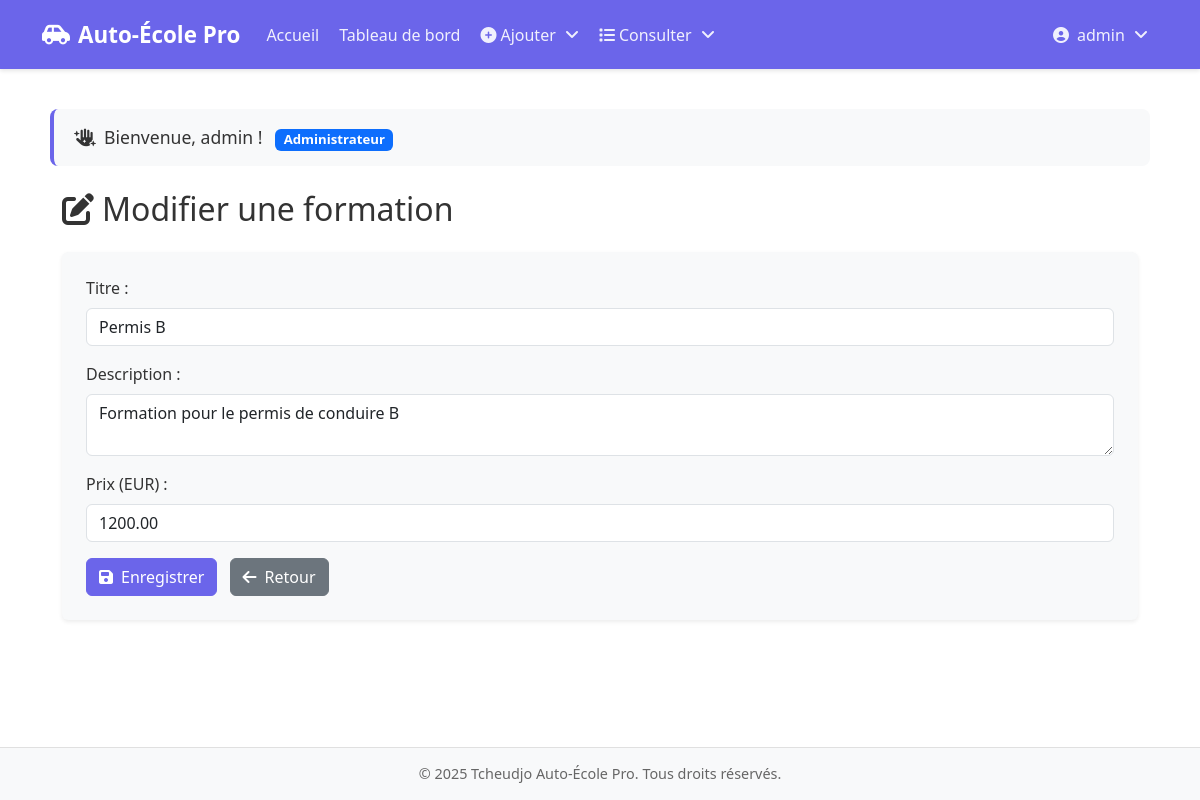
The page /Vue/modifierFormation.php?id=1 (signed in) on the database its author committed.
### tables this page shows
CREATE TABLE formations (
                            id INT AUTO_INCREMENT PRIMARY KEY,
                            titre VARCHAR(255) NOT NULL,
                            description TEXT,
                            prix DECIMAL(10, 2) NOT NULL,
                            date_debut DATE,
                            date_fin DATE
);

### Controller/FormationController.php (called while the page is built, shortened)
<?php
class FormationController {
    private $pdo;
    public function __construct() {
        try {
            $this->pdo = new PDO(DNS, USER, PASSWORD);
            $this->pdo->setAttribute(PDO::ATTR_ERRMODE, PDO::ERRMODE_EXCEPTION);
        } catch (PDOException $e) {
            die("Erreur de connexion : " . $e->getMessage());
        }
    }
    public function getFormationById($id) {
        $stmt = $this->pdo->prepare("SELECT * FROM formations WHERE id = ?");
        $stmt->execute([$id]);
        return $stmt->fetch(PDO::FETCH_ASSOC);
    }
}
?>

### Vue/modifierFormation.php (the view, shortened to what this page needs)
<?php
require_once '../Controller/FormationController.php';
$controller = new FormationController();
$id = isset($_GET['id']) ? $_GET['id'] : null;
$formation = $id ? $controller->getFormationById($id) : null;
?>
<div class="container mt-4">
    <h2 class="mb-4">
        <i class="fas fa-edit me-2"></i>Modifier une formation
    </h2>
    <?php if (!$formation): ?>
        <div class="alert alert-danger">Formation non trouvée.</div>
    <?php else: ?>
        <form method="POST" class="bg-light p-4 rounded shadow-sm">
            <div class="mb-3">
                <label for="titre" class="form-label">Titre :</label>
                <input type="text" class="form-control" id="titre" name="titre" value="<?php echo htmlspecialchars($formation['titre']); ?>" required>
            </div>
            <div class="mb-3">
                <label for="description" class="form-label">Description :</label>
                <textarea class="form-control" id="description" name="description" required><?php echo htmlspecialchars($formation['description']); ?></textarea>
            </div>
            <div class="mb-3">
                <label for="prix" class="form-label">Prix (EUR) :</label>
                <input type="number" step="0.01" class="form-control" id="prix" name="prix" value="<?php echo htmlspecialchars($formation['prix']); ?>" required>
            </div>
            <button type="submit" class="btn btn-primary">
                <i class="fas fa-save me-2"></i>Enregistrer
            </button>
            <a href="listeFormation.php" class="btn btn-secondary ms-2">
                <i class="fas fa-arrow-left me-2"></i>Retour
            </a>
        </form>
    <?php endif; ?>
</div>
<?php
require 'template.php';
?>

### Vue/template.php (style rules this page uses)
:root { --primary-color: #6b65ea; --secondary-color: #5550c7; --light-bg: #FFFFFF; --light-text: #333333; }
body { font-family: 'Segoe UI', Tahoma, Geneva, Verdana, sans-serif; background-color: var(--light-bg); color: var(--light-text); min-height: 100vh; display: flex; flex-direction: column; }
.btn-primary { background-color: var(--primary-color); border-color: var(--primary-color); }

### rows shown on the page
formations: titre "Permis B", description "Formation pour le permis de conduire B", prix "1200.00"

### other values the page prints
$_SESSION['username'] "admin"
